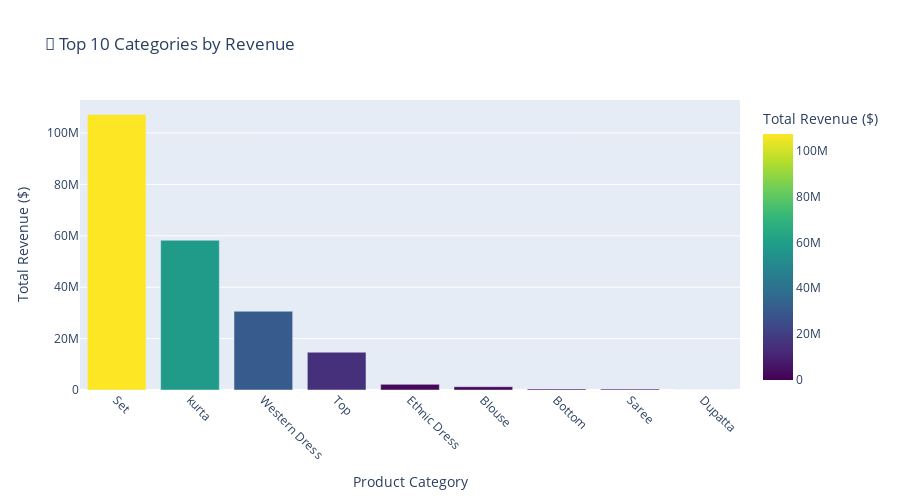
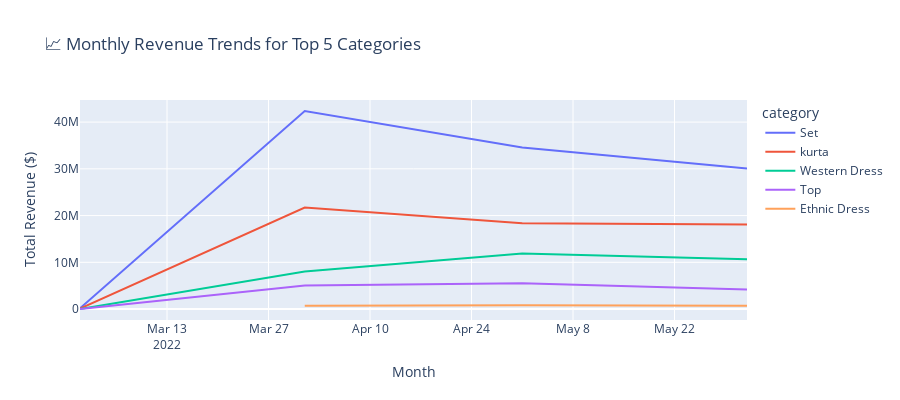

Notebook cell for these charts, in order:
### Markdown cell above
## 🎯 Product Category Performance

### Code cell
# Analyze category performance
category_performance = df_monthly.groupby('category').agg({
    'total_revenue': 'sum',
    'order_count': 'sum',
    'avg_order_value': 'mean'
}).round(2).sort_values('total_revenue', ascending=False)

print("🏆 TOP PERFORMING CATEGORIES:")
print("=" * 40)
for category, row in category_performance.head(10).iterrows():
    print(f"📦 {category}:")
    print(f"   💰 Revenue: ${row['total_revenue']:,.0f}")
    print(f"   📊 Orders: {row['order_count']:,}")
    print(f"   💵 Avg Order: ${row['avg_order_value']:.0f}")
    print()

# Category revenue visualization
fig = px.bar(category_performance.head(10).reset_index(), 
             x='category', 
             y='total_revenue',
             title='🎯 Top 10 Categories by Revenue',
             labels={'total_revenue': 'Total Revenue ($)', 'category': 'Product Category'},
             color='total_revenue',
             color_continuous_scale='Viridis')

fig.update_xaxes(tickangle=45)
fig.update_layout(height=500, showlegend=False)
fig.show()

# Monthly category trends for top categories
top_categories = category_performance.head(5).index.tolist()
monthly_category_trends = df_monthly[df_monthly['category'].isin(top_categories)]

fig = px.line(monthly_category_trends, 
              x='year_month', 
              y='total_revenue', 
              color='category',
              title='📈 Monthly Revenue Trends for Top 5 Categories',
              labels={'total_revenue': 'Total Revenue ($)', 'year_month': 'Month'})

fig.update_layout(height=400)
fig.show()

### Figure 1 — Plotly figure (JSON) as saved in the notebook; plotly's stock layout.template omitted (floating-point values rounded to 4 significant figures)
{"data": [{"hovertemplate": "Product Category=%{x}<br>Total Revenue ($)=%{marker.color}<extra></extra>", "legendgroup": "", "marker": {"color": [107200000.0, 58280000.0, 30630000.0, 14710000.0, 2198000.0, 1255000.0, 406400.0, 344100.0, 2745.0], "coloraxis": "coloraxis", "pattern": {"shape": ""}}, "name": "", "orientation": "v", "showlegend": false, "textposition": "auto", "type": "bar", "x": ["Set", "kurta", "Western Dress", "Top", "Ethnic Dress", "Blouse", "Bottom", "Saree", "Dupatta"], "xaxis": "x", "y": [107200000.0, 58280000.0, 30630000.0, 14710000.0, 2198000.0, 1255000.0, 406400.0, 344100.0, 2745.0], "yaxis": "y"}], "layout": {"barmode": "relative", "coloraxis": {"colorbar": {"title": {"text": "Total Revenue ($)"}}, "colorscale": [[0, "#440154"], [0.1111, "#482878"], [0.2222, "#3e4989"], [0.3333, "#31688e"], [0.4444, "#26828e"], [0.5556, "#1f9e89"], [0.6667, "#35b779"], [0.7778, "#6ece58"], [0.8889, "#b5de2b"], [1, "#fde725"]]}, "height": 500, "legend": {"tracegroupgap": 0}, "showlegend": false, "title": {"text": "🎯 Top 10 Categories by Revenue"}, "xaxis": {"anchor": "y", "domain": [0, 1], "tickangle": 45, "title": {"text": "Product Category"}}, "yaxis": {"anchor": "x", "domain": [0, 1], "title": {"text": "Total Revenue ($)"}}}}

### Figure 2 — Plotly figure (JSON) as saved in the notebook; plotly's stock layout.template omitted (floating-point values rounded to 4 significant figures)
{"data": [{"hovertemplate": "category=Set<br>Month=%{x}<br>Total Revenue ($)=%{y}<extra></extra>", "legendgroup": "Set", "line": {"color": "#636efa", "dash": "solid"}, "marker": {"symbol": "circle"}, "mode": "lines", "name": "Set", "orientation": "v", "showlegend": true, "type": "scatter", "x": ["2022-03", "2022-04", "2022-05", "2022-06"], "xaxis": "x", "y": [154600.0, 42370000.0, 34580000.0, 30080000.0], "yaxis": "y"}, {"hovertemplate": "category=kurta<br>Month=%{x}<br>Total Revenue ($)=%{y}<extra></extra>", "legendgroup": "kurta", "line": {"color": "#EF553B", "dash": "solid"}, "marker": {"symbol": "circle"}, "mode": "lines", "name": "kurta", "orientation": "v", "showlegend": true, "type": "scatter", "x": ["2022-03", "2022-04", "2022-05", "2022-06"], "xaxis": "x", "y": [99020.0, 21720000.0, 18360000.0, 18100000.0], "yaxis": "y"}, {"hovertemplate": "category=Western Dress<br>Month=%{x}<br>Total Revenue ($)=%{y}<extra></extra>", "legendgroup": "Western Dress", "line": {"color": "#00cc96", "dash": "solid"}, "marker": {"symbol": "circle"}, "mode": "lines", "name": "Western Dress", "orientation": "v", "showlegend": true, "type": "scatter", "x": ["2022-03", "2022-04", "2022-05", "2022-06"], "xaxis": "x", "y": [16440.0, 8050000.0, 11910000.0, 10650000.0], "yaxis": "y"}, {"hovertemplate": "category=Top<br>Month=%{x}<br>Total Revenue ($)=%{y}<extra></extra>", "legendgroup": "Top", "line": {"color": "#ab63fa", "dash": "solid"}, "marker": {"symbol": "circle"}, "mode": "lines", "name": "Top", "orientation": "v", "showlegend": true, "type": "scatter", "x": ["2022-03", "2022-04", "2022-05", "2022-06"], "xaxis": "x", "y": [13530.0, 5019000.0, 5512000.0, 4168000.0], "yaxis": "y"}, {"hovertemplate": "category=Ethnic Dress<br>Month=%{x}<br>Total Revenue ($)=%{y}<extra></extra>", "legendgroup": "Ethnic Dress", "line": {"color": "#FFA15A", "dash": "solid"}, "marker": {"symbol": "circle"}, "mode": "lines", "name": "Ethnic Dress", "orientation": "v", "showlegend": true, "type": "scatter", "x": ["2022-04", "2022-05", "2022-06"], "xaxis": "x", "y": [691900.0, 807400.0, 698900.0], "yaxis": "y"}], "layout": {"height": 400, "legend": {"title": {"text": "category"}, "tracegroupgap": 0}, "title": {"text": "📈 Monthly Revenue Trends for Top 5 Categories"}, "xaxis": {"anchor": "y", "domain": [0, 1], "title": {"text": "Month"}}, "yaxis": {"anchor": "x", "domain": [0, 1], "title": {"text": "Total Revenue ($)"}}}}
